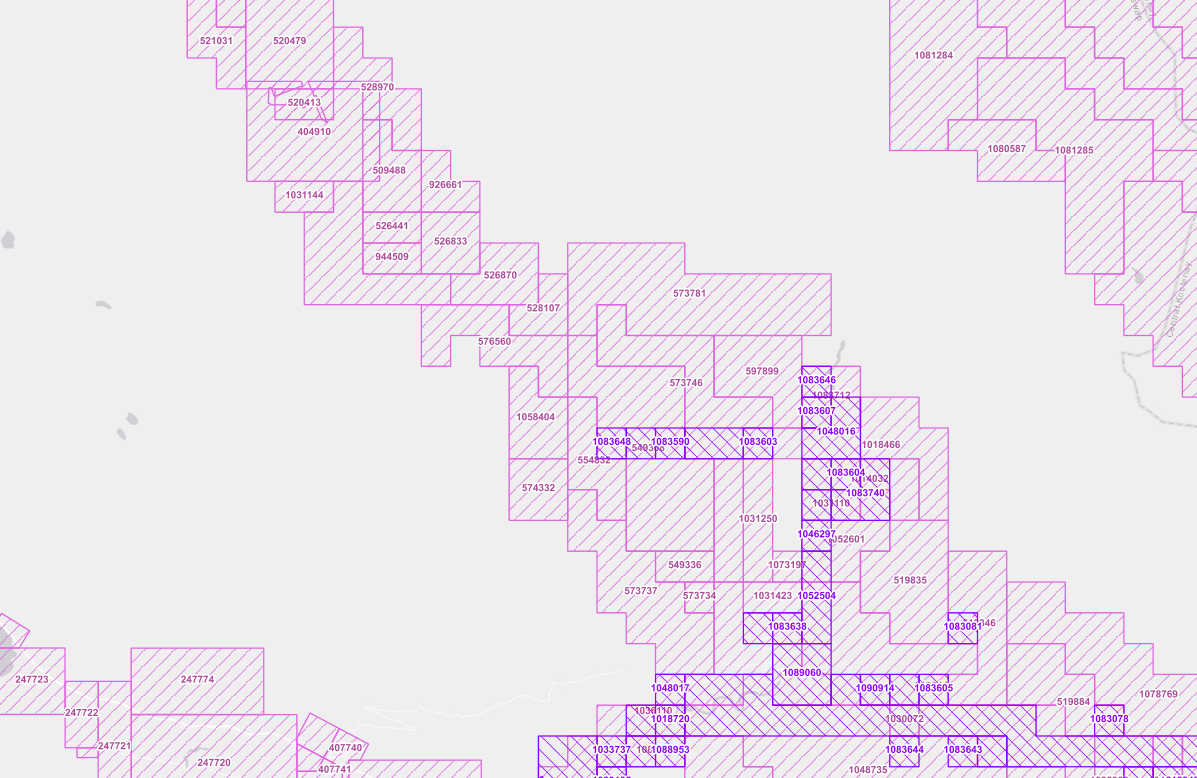
#> input picture wildsight-findcontour/qgis-pink.jpg, 1197 x 778 px
$ python opencv.py
#> lines starting #> are read from the running program, lines starting #| are printed output that depends on the picture; after the words box and inside, x2 and y2 are one past the last pixel; in counts of white or black regions, pixels touching at a corner belong together
'''
Created on Feb. 16, 2022

@author: mzaleski
'''

#import numpy as np
import cv2 as cv
import os
import numpy as np
SHOW = False
DEBUG = True


if __name__ == '__main__':

    print("fool around with opencv opening a QGIS screensnap and looking for pink lines..")

    #FILE="smith.jpg"
    FILE="qgis-pink.jpg"
    im = cv.imread(FILE)
#> im is the input picture: shape (778, 1197, 3); mean B, G, R 238.2, 229.1, 236.9
    if im is None:
        print("cannot open")
        os.system("/bin/pwd")
        exit(2)

    img = cv.imread(cv.samples.findFile(FILE))

    if SHOW:
        cv.imshow(FILE ,im)
        cv.waitKey(0)

    imgray = cv.cvtColor(im, cv.COLOR_BGR2GRAY)
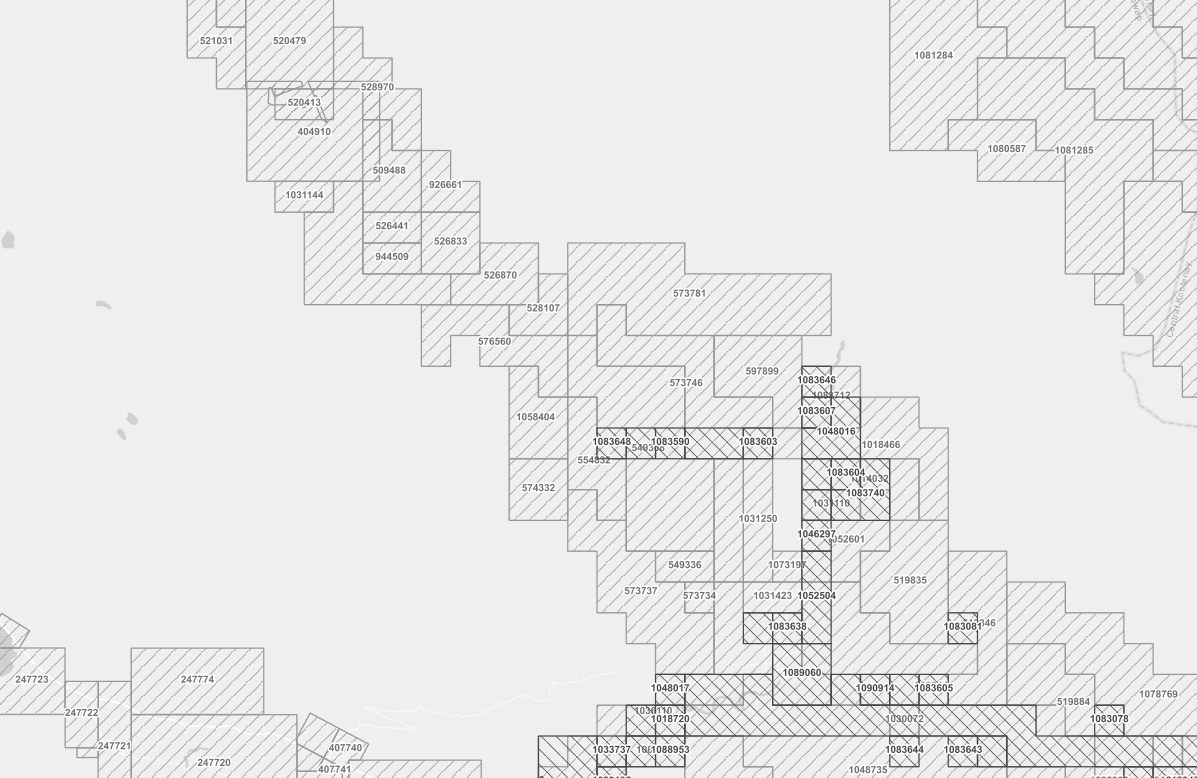
#> imgray: shape (778, 1197); min 71, max 255, mean 232.4

    if SHOW:
        cv.imshow(FILE + "-gray",imgray)
        cv.waitKey(0)

    # Detect edges using Canny
    threshold = 100 #from https://docs.opencv.org/3.4/da/d22/tutorial_py_canny.html
    im_edges = cv.Canny(imgray, threshold, threshold * 2)
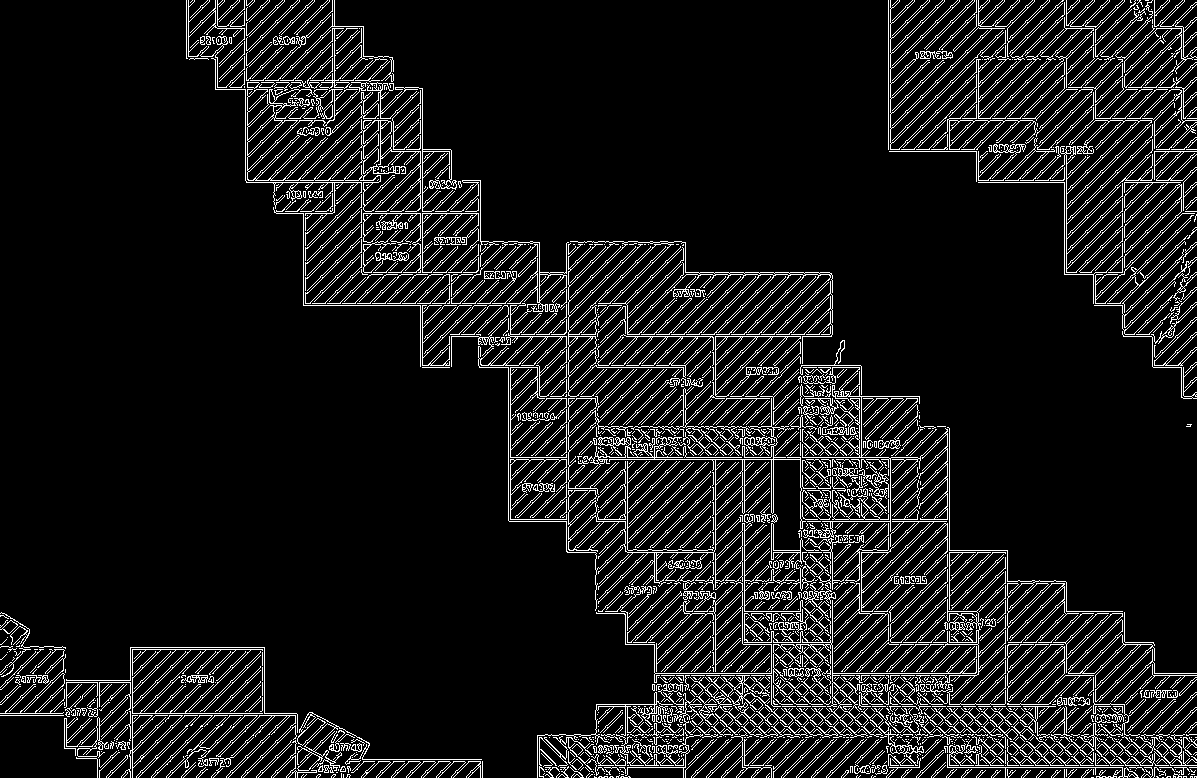
#> im_edges: shape (778, 1197); 9.4% white in thin lines or dots

    if SHOW:
        cv.imshow("canny output - edge detectin", im_edges)
        cv.waitKey(0)

    # from: https://www.geeksforgeeks.org/line-detection-python-opencv-houghline-method/
    # TODO: try more preprocessing as described in https://stackoverflow.com/questions/6530518/prominent-lines-not-detected-by-hough-transform/6530651

    lines = cv.HoughLinesP(im_edges,1,np.pi/180,threshold=75,minLineLength=10,maxLineGap=5)
#> lines = 1163 rows, first 6: [596, 704, 750, 704], [882, 686, 968, 772], [320, 774, 357, 737], [756, 605, 923, 772], [526, 521, 775, 272], [971, 151, 1122, 0]
    for line in lines:
        x1,y1,x2,y2 = line[0]
        if abs(x1 - x2) < 0.5 or abs(y1 - y2) < 0.5 :
            if DEBUG:
                print("draw (", x1,",",y1,") -> (",  x2,",",y2,") because horizontal or vertical" )
            cv.line(im,(x1,y1),(x2,y2),(255,0,0),2)
        else:
            if DEBUG:
                print("skip (", x1,",",y1,") -> (",  x2,",",y2,") because not horizontal or vertical" )
#> this loop made 1163 passes
#| draw ( 596 , 704 ) -> ( 750 , 704 ) because horizontal or vertical
#| skip ( 882 , 686 ) -> ( 968 , 772 ) because not horizontal or vertical
#| skip ( 320 , 774 ) -> ( 357 , 737 ) because not horizontal or vertical
#| skip ( 756 , 605 ) -> ( 923 , 772 ) because not horizontal or vertical
#| skip ( 526 , 521 ) -> ( 775 , 272 ) because not horizontal or vertical
#| skip ( 971 , 151 ) -> ( 1122 , 0 ) because not horizontal or vertical
#| skip ( 1069 , 146 ) -> ( 1196 , 19 ) because not horizontal or vertical
#| skip ( 976 , 164 ) -> ( 1140 , 0 ) because not horizontal or vertical
#> (further printed lines are left out)
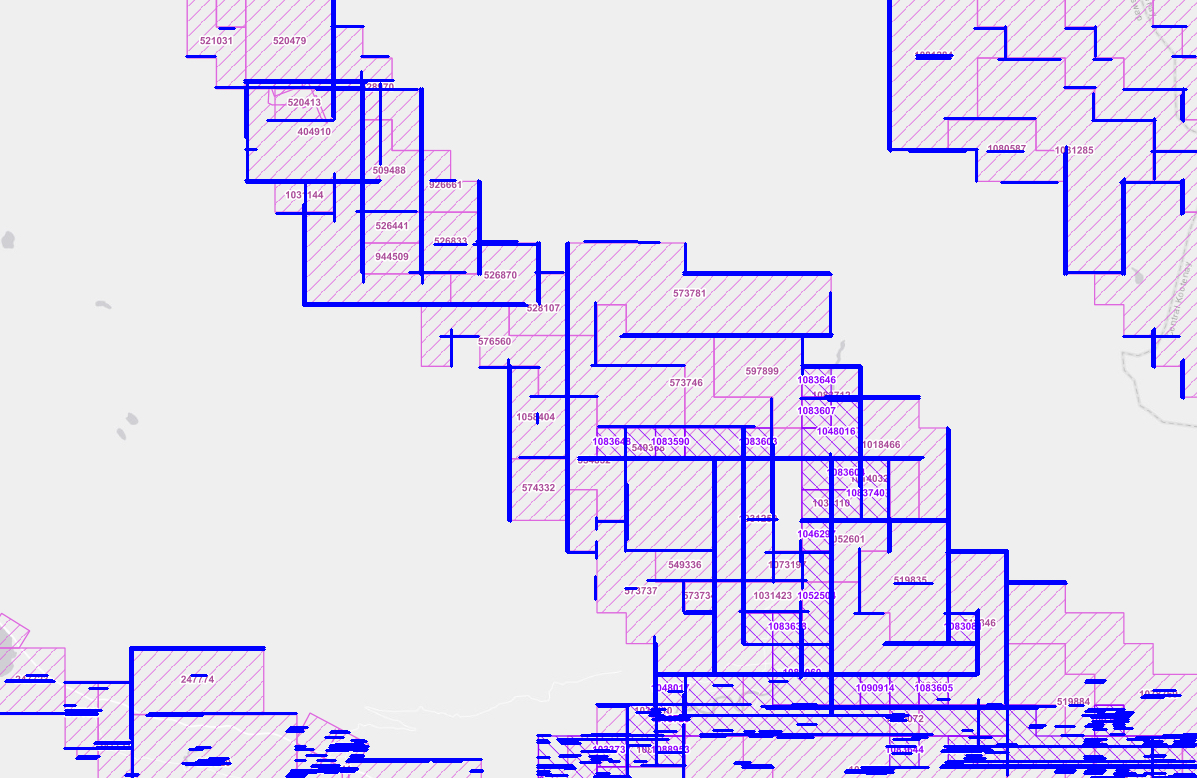
#> im: shape (778, 1197, 3); 6.41% of pixels changed, all inside (x1, y1, x2, y2) = (0, 0, 1197, 778)
            #cv.line(im,(x1,y1),(x2,y2),(0,255,0),2) #green for diagonals.. eyeball to make sure no green horizontals

    cv.imshow(FILE+'-linesP', im)
    cv.waitKey(0)
    exit(0)
#> (the program exits here)
